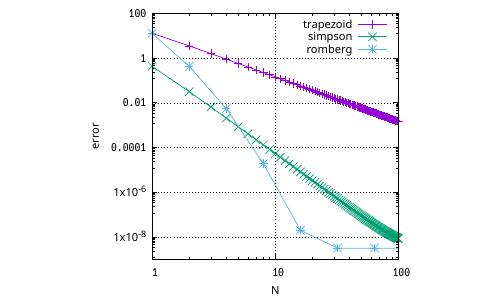

The script that saved this image:
set datafile separator ","

set terminal pdf enhanced
set output "exp.pdf"

#set terminal pngcairo enhanced
#set output name.".png"


set autoscale
set size square
set key
set key right
set key width 0
set grid
set xr [1:100]
#set yr [0:1.1]
#set mxtics 10
set mytics
set xlabel "N"
set ylabel "error"
set logscale x
set logscale y

plot "trapezoid.csv" using 1:3 w lp title "trapezoid", \
        "simpson.csv" using 1:3 w lp title "simpson", \
    "romberg.csv" using 1:3 w lp title "romberg"